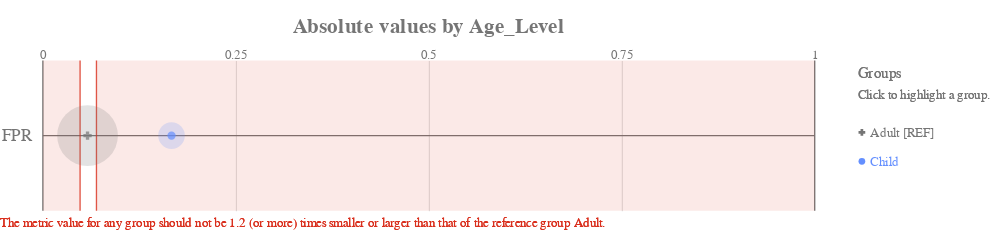

Notebook code cell kept with this figure:
### Code cell
ap.absolute(bdf, metrics, 'Age_Level', fairness_threshold = disparity_tolerance)

### Figure 1 — Vega-Lite specification as saved in the notebook (floating-point values rounded to 4 significant figures)
{"config": {"view": {"continuousWidth": 400, "continuousHeight": 300, "strokeWidth": 0}, "axisLeft": {"labelColor": "rgb(117,117,117)", "labelFont": "Arial", "labelFontSize": 16}, "title": {"align": "center", "baseline": "middle", "color": "rgb(117,117,117)", "font": "Arial", "fontSize": 20, "fontWeight": "bold"}}, "layer": [{"data": {"name": "data-b71d65f846bc74ae5caddb3a096fb136"}, "mark": {"type": "rule", "stroke": "rgb(117,117,117)", "strokeWidth": 1.25, "tooltip": ""}, "encoding": {"x": {"type": "quantitative", "field": "start", "scale": {"domain": [0, 1], "range": [40.0, 760.0]}}, "x2": {"field": "end"}, "y": {"type": "nominal", "axis": {"domain": false, "labelAngle": 0, "labelPadding": -30, "orient": "left", "ticks": false, "title": ""}, "field": "y_position", "scale": {"domain": ["FPR"], "range": [17.5, 157.5]}}}}, {"data": {"name": "data-6cfe259518f6c7b358d8f836a73e6b7f"}, "mark": {"type": "rule", "stroke": "rgb(117,117,117)", "strokeWidth": 1.25, "tooltip": ""}, "encoding": {"x": {"type": "quantitative", "field": "x_position", "scale": {"domain": [0, 1], "range": [40.0, 760.0]}}, "y": {"value": 17.5}, "y2": {"value": 157.5}}}, {"data": {"name": "data-60ed1133fa688d151d36705a369482e0"}, "mark": {"type": "text", "align": "center", "color": "rgb(117,117,117)", "font": "Arial", "fontSize": 12, "fontWeight": "normal", "tooltip": ""}, "encoding": {"text": {"type": "nominal", "field": "value"}, "x": {"type": "quantitative", "field": "value", "scale": {"domain": [0, 1], "range": [40.0, 760.0]}}, "y": {"value": 12.25}}}, {"layer": [{"mark": {"type": "rect", "opacity": 0.8, "stroke": "rgb(217, 46, 28)", "strokeWidth": 1.25, "tooltip": ""}, "encoding": {"x": {"type": "quantitative", "field": "lower_threshold_value", "scale": {"domain": [0, 1], "range": [40.0, 760.0]}}, "x2": {"field": "lower_threshold_value"}, "y": {"type": "nominal", "axis": {"domain": false, "grid": false, "labels": false, "ticks": false, "title": " "}, "field": "metric", "scale": {"domain": ["FPR"], "range": [17.5, 157.5]}}}}, {"mark": {"type": "rect", "opacity": 0.8, "stroke": "rgb(217, 46, 28)", "strokeWidth": 1.25, "tooltip": ""}, "encoding": {"x": {"type": "quantitative", "field": "upper_threshold_value", "scale": {"domain": [0, 1], "range": [40.0, 760.0]}}, "x2": {"field": "upper_threshold_value"}, "y": {"type": "nominal", "axis": {"domain": false, "grid": false, "labels": false, "ticks": false, "title": " "}, "field": "metric", "scale": {"domain": ["FPR"], "range": [17.5, 157.5]}}}}, {"layer": [{"mark": {"type": "rect", "fill": "rgb(217, 46, 28)", "opacity": 0.1, "tooltip": ""}, "encoding": {"x": {"type": "quantitative", "field": "lower_threshold_value", "scale": {"domain": [0, 1], "range": [40.0, 760.0]}}, "x2": {"field": "lower_end"}, "y": {"type": "nominal", "axis": {"domain": false, "grid": false, "labels": false, "ticks": false, "title": " "}, "field": "metric", "scale": {"domain": ["FPR"], "range": [17.5, 157.5]}}}}, {"mark": {"type": "rect", "fill": "rgb(217, 46, 28)", "opacity": 0.1, "tooltip": ""}, "encoding": {"x": {"type": "quantitative", "field": "upper_threshold_value", "scale": {"domain": [0, 1], "range": [40.0, 760.0]}}, "x2": {"field": "upper_end"}, "y": {"type": "nominal", "axis": {"domain": false, "grid": false, "labels": false, "ticks": false, "title": " "}, "field": "metric", "scale": {"domain": ["FPR"], "range": [17.5, 157.5]}}}}]}, {"data": {"name": "data-79dd248bdaa0ea02c535240e8ad022c8"}, "mark": {"type": "text", "align": "left", "baseline": "top", "fill": "rgb(217, 46, 28)", "font": "Arial", "fontSize": 12, "fontWeight": "normal", "tooltip": ""}, "encoding": {"text": {"value": "The metric value for any group should not be 1.2 (or more) times smaller or larger than that of the reference group Adult."}, "x": {"value": 0}, "y": {"value": 163.3}}}], "data": {"name": "data-7218488ede79356ff69db9808bef4333"}}, {"layer": [{"mark": "circle"}, {"data": {"name": "data-b12270c169cf39a1fa3b907e1c29f98d"}, "mark": {"type": "circle", "opacity": 0.2}, "encoding": {"color": {"condition": {"type": "nominal", "field": "attribute_value", "legend": null, "scale": {"domain": ["Adult", "Child"], "range": ["rgb(117,117,117)", "rgb(100, 143, 255)", "rgb(254, 97, 0)", "rgb(220, 38, 127)", "rgb(255, 176, 0)", "rgb(120, 94, 240)"]}, "selection": "selector005"}, "value": "rgb(224,224,224)"}, "size": {"type": "quantitative", "field": "group_size", "legend": null, "scale": {"domain": [0, 224.4], "range": [0, 3848.0]}}, "tooltip": [{"type": "nominal", "field": "attribute_value", "title": "Group"}, {"type": "nominal", "field": "tooltip_group_size", "title": "Group Size"}, {"type": "nominal", "field": "tooltip_disparity_explanation_fpr", "title": "Disparity"}, {"type": "quantitative", "field": "fpr", "format": ".2f", "title": "FPR"}], "x": {"type": "quantitative", "axis": {"domain": false, "labels": false, "ticks": false, "title": null, "values": [0.25, 0.5, 0.75]}, "field": "fpr", "scale": {"domain": [0, 1], "range": [40.0, 760.0]}}, "y": {"type": "nominal", "axis": {"domain": false, "grid": false, "labels": false, "ticks": false, "title": " "}, "field": "metric_variable", "scale": {"domain": ["FPR"], "range": [17.5, 157.5]}}}, "selection": {"selector007": {"type": "multi", "empty": "all", "fields": ["attribute_value"]}}, "transform": [{"calculate": "'FPR'", "as": "metric_variable"}]}, {"layer": [{"mark": "point"}, {"data": {"name": "data-b12270c169cf39a1fa3b907e1c29f98d"}, "mark": {"type": "point", "filled": true, "size": 60}, "encoding": {"color": {"condition": {"type": "nominal", "field": "attribute_value", "legend": null, "scale": {"domain": ["Adult", "Child"], "range": ["rgb(117,117,117)", "rgb(100, 143, 255)", "rgb(254, 97, 0)", "rgb(220, 38, 127)", "rgb(255, 176, 0)", "rgb(120, 94, 240)"]}, "selection": "selector005"}, "value": "rgb(224,224,224)"}, "shape": {"type": "nominal", "field": "attribute_value", "legend": null, "scale": {"domain": ["Adult", "Child"], "range": ["cross", "circle"]}}, "tooltip": [{"type": "nominal", "field": "attribute_value", "title": "Group"}, {"type": "nominal", "field": "tooltip_group_size", "title": "Group Size"}, {"type": "nominal", "field": "tooltip_disparity_explanation_fpr", "title": "Disparity"}, {"type": "quantitative", "field": "fpr", "format": ".2f", "title": "FPR"}], "x": {"type": "quantitative", "axis": {"domain": false, "labels": false, "ticks": false, "title": null, "values": [0.25, 0.5, 0.75]}, "field": "fpr", "scale": {"domain": [0, 1], "range": [40.0, 760.0]}}, "y": {"type": "nominal", "axis": {"domain": false, "grid": false, "labels": false, "ticks": false, "title": " "}, "field": "metric_variable", "scale": {"domain": ["FPR"], "range": [17.5, 157.5]}}}, "selection": {"selector006": {"type": "multi", "empty": "all", "fields": ["attribute_value"]}}, "transform": [{"calculate": "'FPR'", "as": "metric_variable"}]}]}]}, {"layer": [{"mark": {"type": "point", "filled": true, "opacity": 1, "size": 39.48}, "encoding": {"color": {"condition": {"type": "nominal", "field": "attribute_value", "legend": null, "scale": {"domain": ["Adult", "Child"], "range": ["rgb(117,117,117)", "rgb(100, 143, 255)", "rgb(254, 97, 0)", "rgb(220, 38, 127)", "rgb(255, 176, 0)", "rgb(120, 94, 240)"]}, "selection": "selector005"}, "value": "rgb(224,224,224)"}, "shape": {"type": "nominal", "field": "attribute_value", "legend": null, "scale": {"domain": ["Adult", "Child"], "range": ["cross", "circle"]}}, "x": {"value": 804}, "y": {"type": "nominal", "axis": {"domain": false, "grid": false, "labels": false, "ticks": false, "title": " "}, "field": "attribute_value", "scale": {"domain": ["Adult", "Child"], "range": [71, 125]}}}, "selection": {"selector005": {"type": "multi", "empty": "all", "fields": ["attribute_value"]}}}, {"mark": {"type": "text", "align": "left", "baseline": "middle", "font": "Arial", "fontSize": 12, "fontWeight": "normal"}, "encoding": {"color": {"condition": {"type": "nominal", "field": "attribute_value", "legend": null, "scale": {"domain": ["Adult", "Child"], "range": ["rgb(117,117,117)", "rgb(100, 143, 255)", "rgb(254, 97, 0)", "rgb(220, 38, 127)", "rgb(255, 176, 0)", "rgb(120, 94, 240)"]}, "selection": "selector005"}, "value": "rgb(224,224,224)"}, "text": {"type": "nominal", "field": "label"}, "x": {"value": 812}, "y": {"type": "nominal", "axis": {"domain": false, "grid": false, "labels": false, "ticks": false, "title": " "}, "field": "attribute_value", "scale": {"domain": ["Adult", "Child"], "range": [71, 125]}}}, "selection": {"selector008": {"type": "multi", "empty": "all", "fields": ["attribute_value"]}}}, {"data": {"name": "data-79dd248bdaa0ea02c535240e8ad022c8"}, "mark": {"type": "text", "align": "left", "baseline": "middle", "color": "rgb(117,117,117)", "font": "Arial", "fontSize": 12, "fontWeight": "normal"}, "encoding": {"text": {"value": "Click to highlight a group."}, "x": {"value": 800}, "y": {"value": 49}}}, {"data": {"name": "data-79dd248bdaa0ea02c535240e8ad022c8"}, "mark": {"type": "text", "align": "left", "baseline": "middle", "color": "rgb(117,117,117)", "font": "Arial", "fontSize": 14, "fontWeight": "normal"}, "encoding": {"text": {"value": "Groups"}, "x": {"value": 800}, "y": {"value": 30}}}], "data": {"name": "data-c443f07771dfdb70b5700726643396b0"}}], "height": 175, "padding": {"top": 15, "bottom": 10}, "resolve": {"scale": {"size": "independent", "y": "independent"}}, "title": "Absolute values by Age_Level", "width": 800, "$schema": "https://vega.github.io/schema/vega-lite/v4.8.1.json", "datasets": {"data-b71d65f846bc74ae5caddb3a096fb136": [{"y_position": "FPR", "start": 0, "end": 1}], "data-6cfe259518f6c7b358d8f836a73e6b7f": [{"x_position": 0}, {"x_position": 1}], "data-60ed1133fa688d151d36705a369482e0": [{"value": 0.0}, {"value": 0.25}, {"value": 0.5}, {"value": 0.75}, {"value": 1.0}], "data-7218488ede79356ff69db9808bef4333": [{"lower_end": 0, "upper_end": 1, "lower_threshold_value": 0.04821, "upper_threshold_value": 0.06942, "metric": "FPR"}], "data-79dd248bdaa0ea02c535240e8ad022c8": [{"a": 1, "b": 0}, {"a": 1, "b": 0}], "data-b12270c169cf39a1fa3b907e1c29f98d": [{"attribute_name": "Age_Level", "attribute_value": "Adult", "group_size": 187, "total_entities": 223, "fpr": 0.05785, "fpr_disparity": 1.0, "fpr_disparity_scaled": 0.0, "tooltip_group_size": "187 (83.86%)", "tooltip_disparity_explanation_fpr": "Reference group"}, {"attribute_name": "Age_Level", "attribute_value": "Child", "group_size": 36, "total_entities": 223, "fpr": 0.1667, "fpr_disparity": 2.881, "fpr_disparity_scaled": 1.881, "tooltip_group_size": "36 (16.14%)", "tooltip_disparity_explanation_fpr": "2.88 times larger FPR than the reference group"}], "data-c443f07771dfdb70b5700726643396b0": [{"attribute_value": "Adult", "label": "Adult [REF]"}, {"attribute_value": "Child", "label": "Child"}]}}
